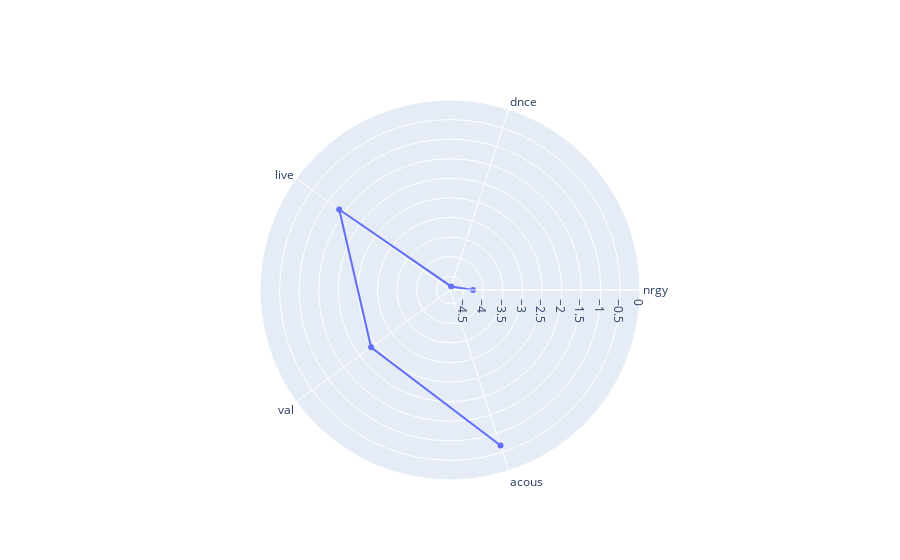

Notebook cell for this chart:
### Markdown cell above
From here, a good next step is to add labels to these clusters, based on the type of song that we see.  For example, let's look at the third cluster.

### Code cell
figs[8]

### Figure 1 — Plotly figure (JSON) as saved in the notebook; plotly's stock layout.template omitted (floating-point values rounded to 4 significant figures)
{"data": [{"r": [-4.263, -4.755, -1.354, -2.362, -0.6774], "theta": ["nrgy", "dnce", "live", "val", "acous"], "type": "scatterpolar"}], "layout": {"autosize": true, "polar": {"angularaxis": {"type": "category"}, "radialaxis": {"autorange": true, "range": [-4.891, 0], "type": "linear"}}}}
